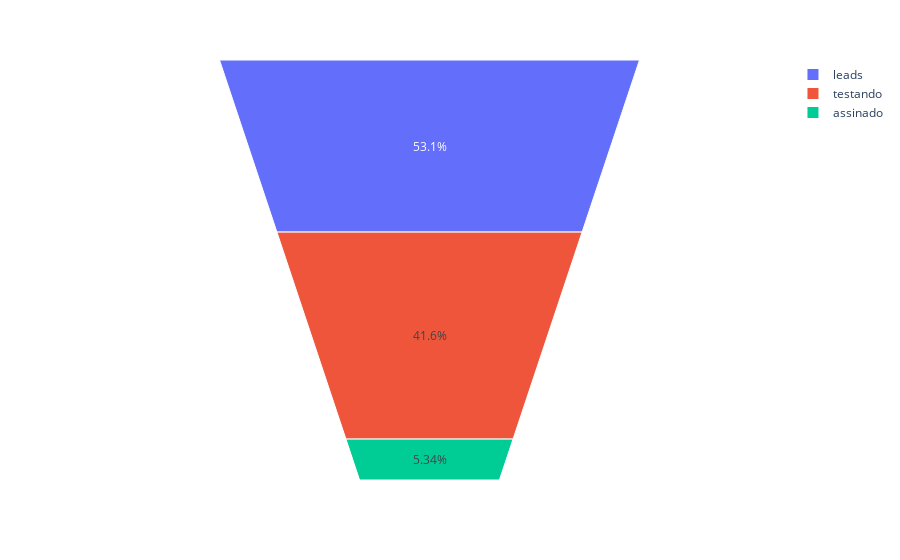

The notebook cell saved with this chart:
### Code cell
import plotly.express as px
fig = px.funnel_area(names=df_tb['etapas'],
                    values=df_tb['Values'])
fig.show()

### Figure 1 — Plotly figure (JSON) as saved in the notebook; plotly's stock layout.template omitted (floating-point values rounded to 4 significant figures)
{"data": [{"domain": {"x": [0, 1], "y": [0, 1]}, "hovertemplate": "label=%{label}<br>value=%{value}<extra></extra>", "labels": ["leads", "testando", "assinado"], "legendgroup": "", "name": "", "showlegend": true, "type": "funnelarea", "values": [596.2, 467, 60]}], "layout": {"legend": {"tracegroupgap": 0}, "margin": {"t": 60}}}
